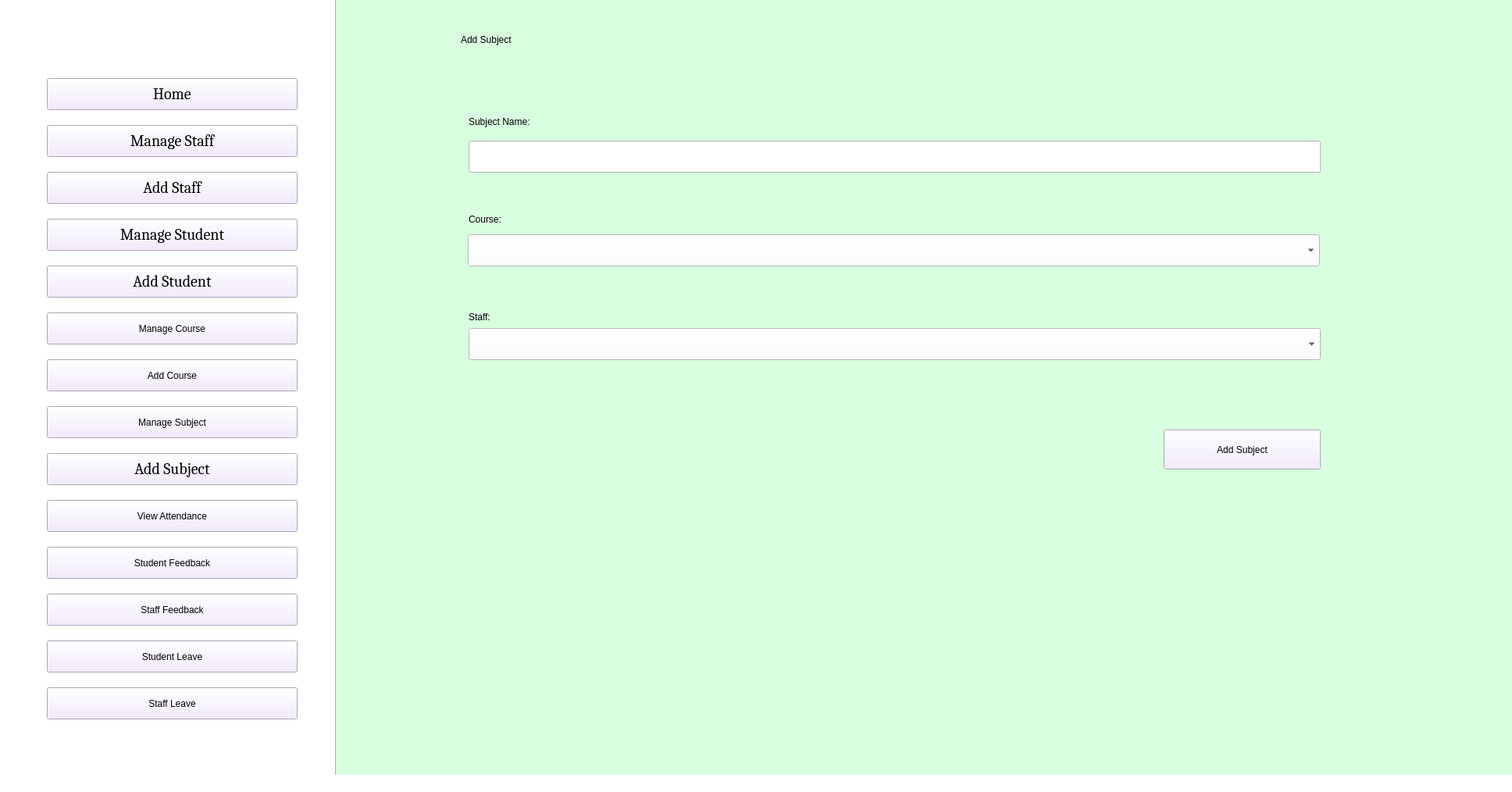
<?xml version="1.0" encoding="UTF-8"?>
<ui version="4.0">
 <class>AdminHomePage</class>
 <widget class="QMainWindow" name="AdminHomePage">
  <property name="enabled">
   <bool>true</bool>
  </property>
  <property name="geometry">
   <rect>
    <x>0</x>
    <y>0</y>
    <width>1936</width>
    <height>1014</height>
   </rect>
  </property>
  <property name="windowTitle">
   <string>Admin Home Page</string>
  </property>
  <property name="styleSheet">
   <string notr="true">background-color: rgb(255, 225, 198);
background-color: rgb(255, 255, 255);
</string>
  </property>
  <widget class="QWidget" name="centralwidget">
   <widget class="QPushButton" name="Home_b">
    <property name="geometry">
     <rect>
      <x>60</x>
      <y>100</y>
      <width>321</width>
      <height>41</height>
     </rect>
    </property>
    <property name="font">
     <font>
      <family>Cambria</family>
      <pointsize>15</pointsize>
      <weight>50</weight>
      <italic>false</italic>
      <bold>false</bold>
     </font>
    </property>
    <property name="styleSheet">
     <string notr="true">font: 15pt &quot;Cambria&quot;;
background-color: rgb(241, 231, 254);</string>
    </property>
    <property name="text">
     <string>Home</string>
    </property>
   </widget>
   <widget class="QPushButton" name="ManageStaff_b">
    <property name="geometry">
     <rect>
      <x>60</x>
      <y>160</y>
      <width>321</width>
      <height>41</height>
     </rect>
    </property>
    <property name="font">
     <font>
      <family>Cambria</family>
      <pointsize>15</pointsize>
      <weight>50</weight>
      <italic>false</italic>
      <bold>false</bold>
     </font>
    </property>
    <property name="styleSheet">
     <string notr="true">font: 15pt &quot;Cambria&quot;;
background-color: rgb(241, 231, 254);</string>
    </property>
    <property name="text">
     <string>Manage Staff</string>
    </property>
   </widget>
   <widget class="QPushButton" name="AddStaff_b">
    <property name="geometry">
     <rect>
      <x>60</x>
      <y>220</y>
      <width>321</width>
      <height>41</height>
     </rect>
    </property>
    <property name="font">
     <font>
      <family>Cambria</family>
      <pointsize>15</pointsize>
      <weight>50</weight>
      <italic>false</italic>
      <bold>false</bold>
     </font>
    </property>
    <property name="styleSheet">
     <string notr="true">font: 15pt &quot;Cambria&quot;;
background-color: rgb(241, 231, 254);</string>
    </property>
    <property name="text">
     <string>Add Staff</string>
    </property>
   </widget>
   <widget class="QPushButton" name="AddStudent_b">
    <property name="geometry">
     <rect>
      <x>60</x>
      <y>340</y>
      <width>321</width>
      <height>41</height>
     </rect>
    </property>
    <property name="font">
     <font>
      <family>Cambria</family>
      <pointsize>15</pointsize>
      <weight>50</weight>
      <italic>false</italic>
      <bold>false</bold>
     </font>
    </property>
    <property name="styleSheet">
     <string notr="true">font: 15pt &quot;Cambria&quot;;
background-color: rgb(241, 231, 254);</string>
    </property>
    <property name="text">
     <string>Add Student</string>
    </property>
   </widget>
   <widget class="QPushButton" name="ManageCourse_b">
    <property name="geometry">
     <rect>
      <x>60</x>
      <y>400</y>
      <width>321</width>
      <height>41</height>
     </rect>
    </property>
    <property name="styleSheet">
     <string notr="true">font: 15pt &quot;Cambria&quot;;
background-color: rgb(241, 231, 254);</string>
    </property>
    <property name="text">
     <string>Manage Course</string>
    </property>
   </widget>
   <widget class="QPushButton" name="AddCourse_b">
    <property name="geometry">
     <rect>
      <x>60</x>
      <y>460</y>
      <width>321</width>
      <height>41</height>
     </rect>
    </property>
    <property name="styleSheet">
     <string notr="true">font: 15pt &quot;Cambria&quot;;
background-color: rgb(241, 231, 254);</string>
    </property>
    <property name="text">
     <string>Add Course</string>
    </property>
   </widget>
   <widget class="QPushButton" name="ManageSubject_b">
    <property name="geometry">
     <rect>
      <x>60</x>
      <y>520</y>
      <width>321</width>
      <height>41</height>
     </rect>
    </property>
    <property name="styleSheet">
     <string notr="true">font: 15pt &quot;Cambria&quot;;
background-color: rgb(241, 231, 254);</string>
    </property>
    <property name="text">
     <string>Manage Subject</string>
    </property>
   </widget>
   <widget class="QPushButton" name="AddSubject_b">
    <property name="geometry">
     <rect>
      <x>60</x>
      <y>580</y>
      <width>321</width>
      <height>41</height>
     </rect>
    </property>
    <property name="font">
     <font>
      <family>Cambria</family>
      <pointsize>15</pointsize>
      <weight>50</weight>
      <italic>false</italic>
      <bold>false</bold>
     </font>
    </property>
    <property name="styleSheet">
     <string notr="true">font: 15pt &quot;Cambria&quot;;
background-color: rgb(241, 231, 254);</string>
    </property>
    <property name="text">
     <string>Add Subject</string>
    </property>
   </widget>
   <widget class="QPushButton" name="ViewAttendance_b">
    <property name="geometry">
     <rect>
      <x>60</x>
      <y>640</y>
      <width>321</width>
      <height>41</height>
     </rect>
    </property>
    <property name="styleSheet">
     <string notr="true">font: 15pt &quot;Cambria&quot;;
background-color: rgb(241, 231, 254);</string>
    </property>
    <property name="text">
     <string>View Attendance</string>
    </property>
   </widget>
   <widget class="QPushButton" name="StudentFeedback_b">
    <property name="geometry">
     <rect>
      <x>60</x>
      <y>700</y>
      <width>321</width>
      <height>41</height>
     </rect>
    </property>
    <property name="styleSheet">
     <string notr="true">font: 15pt &quot;Cambria&quot;;
background-color: rgb(241, 231, 254);</string>
    </property>
    <property name="text">
     <string>Student Feedback</string>
    </property>
   </widget>
   <widget class="QPushButton" name="StaffFeedback_b">
    <property name="geometry">
     <rect>
      <x>60</x>
      <y>760</y>
      <width>321</width>
      <height>41</height>
     </rect>
    </property>
    <property name="styleSheet">
     <string notr="true">font: 15pt &quot;Cambria&quot;;
background-color: rgb(241, 231, 254);</string>
    </property>
    <property name="text">
     <string>Staff Feedback</string>
    </property>
   </widget>
   <widget class="QPushButton" name="StudentLeave_b">
    <property name="geometry">
     <rect>
      <x>60</x>
      <y>820</y>
      <width>321</width>
      <height>41</height>
     </rect>
    </property>
    <property name="styleSheet">
     <string notr="true">font: 15pt &quot;Cambria&quot;;
background-color: rgb(241, 231, 254);</string>
    </property>
    <property name="text">
     <string>Student Leave</string>
    </property>
   </widget>
   <widget class="QPushButton" name="ManageStudent_b">
    <property name="geometry">
     <rect>
      <x>60</x>
      <y>280</y>
      <width>321</width>
      <height>41</height>
     </rect>
    </property>
    <property name="font">
     <font>
      <family>Cambria</family>
      <pointsize>15</pointsize>
      <weight>50</weight>
      <italic>false</italic>
      <bold>false</bold>
     </font>
    </property>
    <property name="styleSheet">
     <string notr="true">font: 15pt &quot;Cambria&quot;;
background-color: rgb(241, 231, 254);</string>
    </property>
    <property name="text">
     <string>Manage Student</string>
    </property>
   </widget>
   <widget class="QPushButton" name="StaffLeave_b">
    <property name="geometry">
     <rect>
      <x>60</x>
      <y>880</y>
      <width>321</width>
      <height>41</height>
     </rect>
    </property>
    <property name="styleSheet">
     <string notr="true">font: 15pt &quot;Cambria&quot;;
background-color: rgb(241, 231, 254);</string>
    </property>
    <property name="text">
     <string>Staff Leave</string>
    </property>
   </widget>
   <widget class="Line" name="line">
    <property name="geometry">
     <rect>
      <x>420</x>
      <y>-50</y>
      <width>20</width>
      <height>1081</height>
     </rect>
    </property>
    <property name="orientation">
     <enum>Qt::Vertical</enum>
    </property>
   </widget>
   <widget class="QLabel" name="AdminAddSubject_l">
    <property name="geometry">
     <rect>
      <x>430</x>
      <y>-10</y>
      <width>1671</width>
      <height>1031</height>
     </rect>
    </property>
    <property name="styleSheet">
     <string notr="true">background-color: rgb(216, 255, 223);</string>
    </property>
    <property name="text">
     <string/>
    </property>
   </widget>
   <widget class="QLabel" name="AddSubject_l">
    <property name="geometry">
     <rect>
      <x>590</x>
      <y>30</y>
      <width>1351</width>
      <height>41</height>
     </rect>
    </property>
    <property name="styleSheet">
     <string notr="true">font: 75 17pt &quot;Times New Roman&quot;;
background-color: rgb(216, 255, 223);

</string>
    </property>
    <property name="text">
     <string>Add Subject</string>
    </property>
   </widget>
   <widget class="QPushButton" name="AddSubject_b_2">
    <property name="geometry">
     <rect>
      <x>1490</x>
      <y>550</y>
      <width>201</width>
      <height>51</height>
     </rect>
    </property>
    <property name="styleSheet">
     <string notr="true">font: 12pt &quot;Cambria&quot;;
background-color: rgb(241, 231, 254);</string>
    </property>
    <property name="text">
     <string>Add Subject</string>
    </property>
   </widget>
   <widget class="QLabel" name="Staff_l">
    <property name="geometry">
     <rect>
      <x>600</x>
      <y>390</y>
      <width>361</width>
      <height>31</height>
     </rect>
    </property>
    <property name="styleSheet">
     <string notr="true">font: 15pt &quot;Times New Roman&quot;;
background-color: rgb(216, 255, 223);
</string>
    </property>
    <property name="text">
     <string>Staff:</string>
    </property>
   </widget>
   <widget class="QLineEdit" name="SubjectName_tb">
    <property name="geometry">
     <rect>
      <x>600</x>
      <y>180</y>
      <width>1091</width>
      <height>41</height>
     </rect>
    </property>
    <property name="styleSheet">
     <string notr="true">font: 15pt &quot;Times New Roman&quot;;</string>
    </property>
   </widget>
   <widget class="QLabel" name="SubjectName_l">
    <property name="geometry">
     <rect>
      <x>600</x>
      <y>140</y>
      <width>361</width>
      <height>31</height>
     </rect>
    </property>
    <property name="styleSheet">
     <string notr="true">font: 15pt &quot;Times New Roman&quot;;
background-color: rgb(216, 255, 223);
</string>
    </property>
    <property name="text">
     <string>Subject Name:</string>
    </property>
   </widget>
   <widget class="QLabel" name="Course_l">
    <property name="geometry">
     <rect>
      <x>600</x>
      <y>270</y>
      <width>361</width>
      <height>21</height>
     </rect>
    </property>
    <property name="styleSheet">
     <string notr="true">font: 15pt &quot;Times New Roman&quot;;
background-color: rgb(216, 255, 223);
</string>
    </property>
    <property name="text">
     <string>Course:</string>
    </property>
   </widget>
   <widget class="QComboBox" name="Course_cmb">
    <property name="geometry">
     <rect>
      <x>599</x>
      <y>300</y>
      <width>1091</width>
      <height>41</height>
     </rect>
    </property>
    <property name="font">
     <font>
      <family>Times New Roman</family>
      <pointsize>15</pointsize>
     </font>
    </property>
   </widget>
   <widget class="QComboBox" name="Staff_cmb">
    <property name="geometry">
     <rect>
      <x>600</x>
      <y>420</y>
      <width>1091</width>
      <height>41</height>
     </rect>
    </property>
    <property name="font">
     <font>
      <family>Times New Roman</family>
      <pointsize>15</pointsize>
     </font>
    </property>
   </widget>
  </widget>
  <widget class="QStatusBar" name="statusbar"/>
 </widget>
 <resources/>
 <connections/>
</ui>
